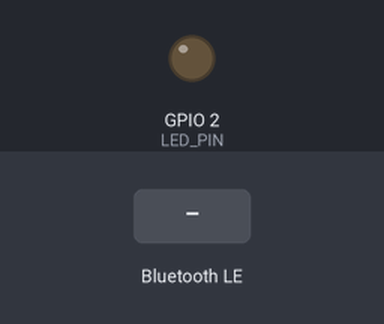
Simulated run of this sketch. Board: ESP32. Parts: output pins drawn as LEDs (lit = HIGH). The inputs (shaded band) are chosen by the test bench. Nothing arrives over Bluetooth unless stated; a phone connects over Bluetooth LE 3 s after start; what the sketch prints to the serial monitor is not drawn.

Above: at 1.2 s.
1.3 s: Bluetooth LE write "LED ON" received
At 2.5 s:
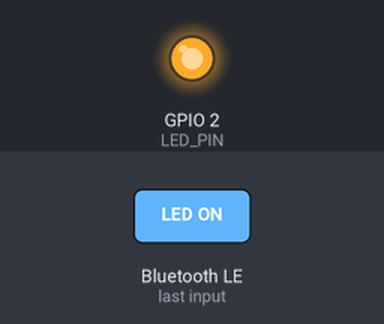
2.8 s: Bluetooth LE write "LED OFF" received
At 3.8 s:
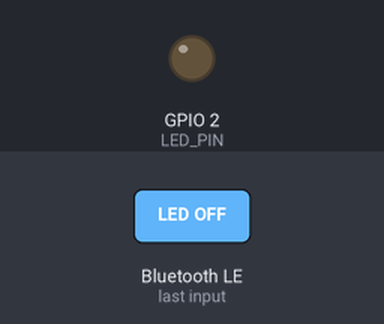
Timing chart, 0 to 5.8 s (numbered marks = the images above; inputs shaded):
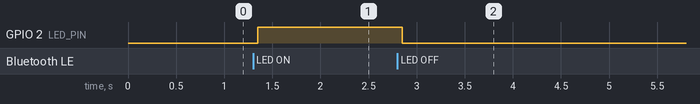

Measured:
- after the input at 1.3 s, GPIO 2 (LED_PIN): LOW → HIGH after 0.05 s
- after the input at 2.8 s, GPIO 2 (LED_PIN): HIGH → LOW after 0.05 s

The sketch:

ble_serial.ino
```cpp
// Bluetooth (BLE) serial for the Wireless Terminal app.
// Works on ESP32 boards with Bluetooth LE: ESP32, S3, C3, C6.
// Not the S2: it has no Bluetooth.
//
// It uses the Nordic UART Service, the usual way to do
// "serial over BLE": one service, with one characteristic
// for each direction.
//
// If the Arduino IDE says the sketch is too big:
// Tools > Partition Scheme > Huge APP.

#include <BLEDevice.h>
#include <BLEServer.h>
#include <BLE2902.h>

#define SERVICE_UUID "6E400001-B5A3-F393-E0A9-E50E24DCCA9E"
#define RX_UUID      "6E400002-B5A3-F393-E0A9-E50E24DCCA9E"
#define TX_UUID      "6E400003-B5A3-F393-E0A9-E50E24DCCA9E"
// RX: the phone writes here. TX: the board notifies here.

// The LED on most ESP32 dev boards. Change it for yours.
const int LED_PIN = 2;
BLECharacteristic* tx;

// Same commands over WiFi and Bluetooth. Only the pipe changes.
String handle(String message) {
  message.trim();
  if (message == "LED ON") {
    digitalWrite(LED_PIN, HIGH);
    return "OK: LED is on";
  }
  if (message == "LED OFF") {
    digitalWrite(LED_PIN, LOW);
    return "OK: LED is off";
  }
  return "Got: " + message;
}

// Sends one line to the phone as a notification.
void reply(String line) {
  line += "\n";
  tx->setValue((uint8_t*)line.c_str(), line.length());
  tx->notify();
}

// Runs every time the phone writes to RX.
class RxCallbacks : public BLECharacteristicCallbacks {
  void onWrite(BLECharacteristic* c) override {
    String message = c->getValue().c_str();
    reply(handle(message));
  }
};

// Advertise again after the phone disconnects,
// so it can find the board.
class ServerCallbacks : public BLEServerCallbacks {
  void onDisconnect(BLEServer* server) override {
    BLEDevice::startAdvertising();
  }
};

void setup() {
  Serial.begin(115200);
  pinMode(LED_PIN, OUTPUT);

  BLEDevice::init("My Board");
  BLEServer* server = BLEDevice::createServer();
  server->setCallbacks(new ServerCallbacks());

  BLEService* service = server->createService(SERVICE_UUID);
  tx = service->createCharacteristic(
      TX_UUID, BLECharacteristic::PROPERTY_NOTIFY);
  tx->addDescriptor(new BLE2902());  // lets the phone subscribe
  BLECharacteristic* rx = service->createCharacteristic(
      RX_UUID, BLECharacteristic::PROPERTY_WRITE);
  rx->setCallbacks(new RxCallbacks());
  service->start();

  // Advertise the service ID so the app can find the board.
  BLEDevice::getAdvertising()->addServiceUUID(SERVICE_UUID);
  BLEDevice::startAdvertising();
  Serial.println("Advertising as \"My Board\"");
}

void loop() {}
```
